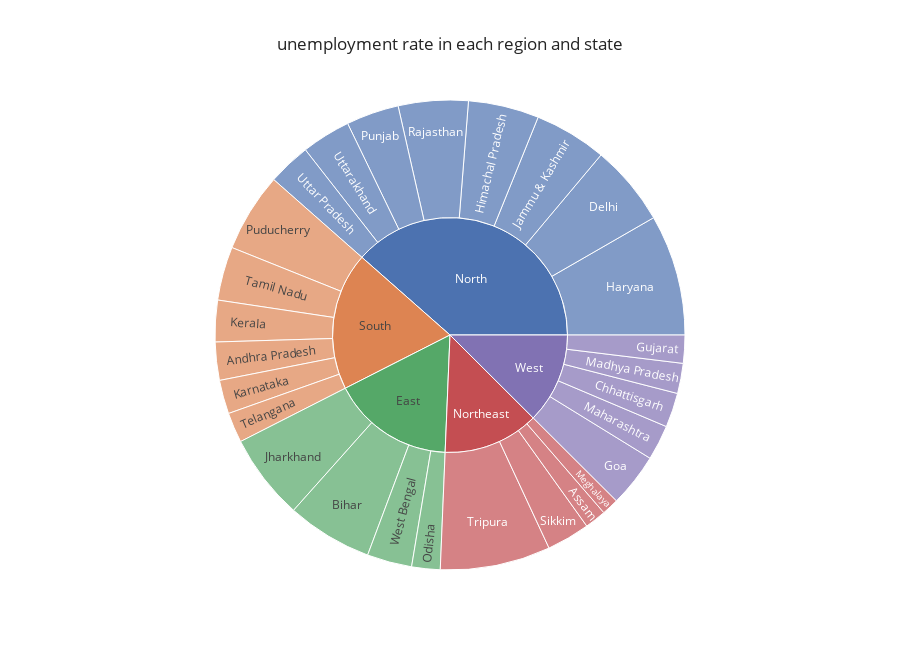

The cell this chart's notebook holds for it:
### Code cell
fig = px.sunburst(R_state.reset_index(), path=['Region','States'], values='Estimated Unemployment Rate',
                  color_continuous_scale='Plasma',title= 'unemployment rate in each region and state',
                  height=650,template='seaborn')


fig.show()

### Figure 1 — Plotly figure (JSON) as saved in the notebook; plotly's stock layout.template omitted (floating-point values rounded to 4 significant figures)
{"data": [{"branchvalues": "total", "domain": {"x": [0, 1], "y": [0, 1]}, "hovertemplate": "labels=%{label}<br>Estimated Unemployment Rate=%{value}<br>parent=%{parent}<br>id=%{id}<extra></extra>", "ids": ["South/Andhra Pradesh", "Northeast/Assam", "East/Bihar", "West/Chhattisgarh", "North/Delhi", "West/Goa", "West/Gujarat", "North/Haryana", "North/Himachal Pradesh", "North/Jammu & Kashmir", "East/Jharkhand", "South/Karnataka", "South/Kerala", "West/Madhya Pradesh", "West/Maharashtra", "Northeast/Meghalaya", "East/Odisha", "South/Puducherry", "North/Punjab", "North/Rajasthan", "Northeast/Sikkim", "South/Tamil Nadu", "South/Telangana", "Northeast/Tripura", "North/Uttar Pradesh", "North/Uttarakhand", "East/West Bengal", "East", "North", "Northeast", "South", "West"], "labels": ["Andhra Pradesh", "Assam", "Bihar", "Chhattisgarh", "Delhi", "Goa", "Gujarat", "Haryana", "Himachal Pradesh", "Jammu & Kashmir", "Jharkhand", "Karnataka", "Kerala", "Madhya Pradesh", "Maharashtra", "Meghalaya", "Odisha", "Puducherry", "Punjab", "Rajasthan", "Sikkim", "Tamil Nadu", "Telangana", "Tripura", "Uttar Pradesh", "Uttarakhand", "West Bengal", "East", "North", "Northeast", "South", "West"], "name": "", "parents": ["South", "Northeast", "East", "West", "North", "West", "West", "North", "North", "North", "East", "South", "South", "West", "West", "Northeast", "East", "South", "North", "North", "Northeast", "South", "South", "Northeast", "North", "North", "East", "", "", "", "", ""], "type": "sunburst", "values": [8.664, 4.856, 19.47, 7.819, 18.41, 12.17, 6.376, 27.48, 16.07, 16.48, 19.54, 7.668, 9.434, 6.854, 7.979, 3.866, 6.462, 17.94, 11.98, 15.87, 9.793, 12.19, 6.833, 25.05, 9.737, 11.16, 10.19, 55.66, 127.2, 43.57, 62.73, 41.2]}], "layout": {"height": 650, "legend": {"tracegroupgap": 0}, "title": {"text": "unemployment rate in each region and state"}}}
